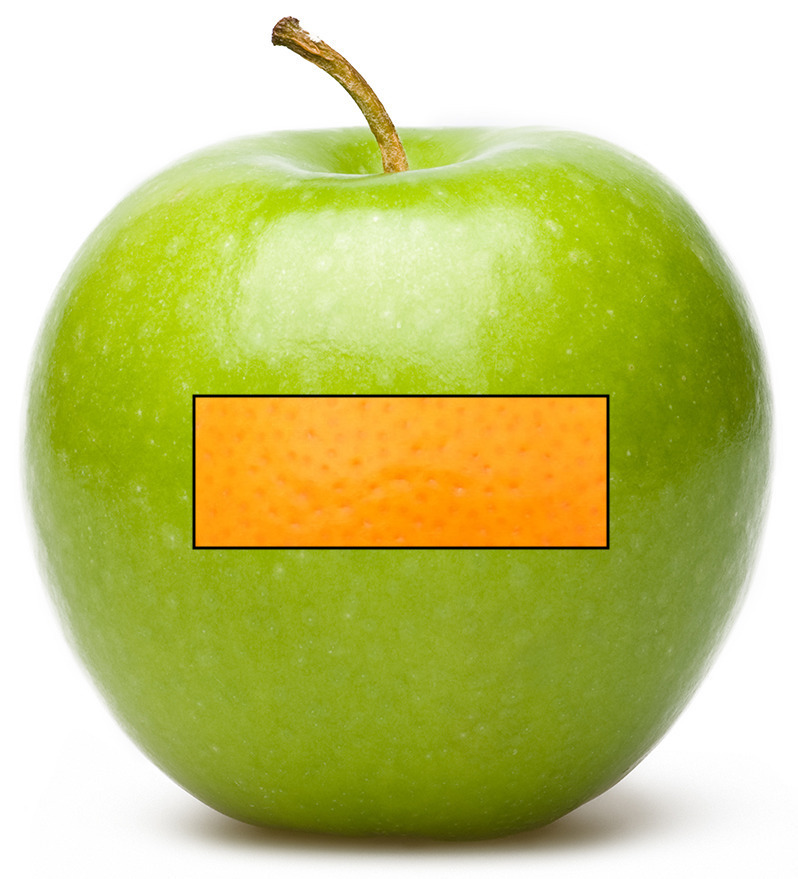
#> input picture example1/apple.jpg, 798 x 879 px
$ python laplacian_blend.py example1/apple.jpg example1/orange.jpg example1/orange.jpg out.png
#> lines starting #> are read from the running program, lines starting #| are printed output that depends on the picture
### project2_util.py
import os
from collections import namedtuple
import json

import cv2
import numpy as np
import sys

MAX_DISPLAY_W = 1200
MAX_DISPLAY_H = 700

FIRST_IMSHOW = True

######################################################################

def get_display_scale(img):
    """Get integer scaling factor to fit image on screen."""
    h, w = img.shape[:2]
    return max(1, int(np.ceil(max(h / MAX_DISPLAY_H, w / MAX_DISPLAY_W))))

######################################################################

def scale_for_display(img, return_scale=False):

    """Downscale image for display on the screen. Returns scale factor and
    reduced image."""

    scl = get_display_scale(img)
    if scl == 1:
        display = img.copy()
    else:
        f = 1.0/scl
        display = cv2.resize(img, (0, 0), fx=f, fy=f,
                             interpolation=cv2.INTER_AREA)

    if return_scale:
        return display, scl
    else:
        return display

######################################################################

def put_text(display, prompt, loc=None):
    """Draw white-on-black text."""
    if loc is None:
        h = display.shape[0]
        loc = (4, h-8)

    for (brt, thk) in [(0, 3), (255, 1)]:
        cv2.putText(display, prompt, loc,
                    cv2.FONT_HERSHEY_SIMPLEX, 0.5,
                    (brt, brt, brt), thk,
                    cv2.LINE_AA)

######################################################################

# [35 lines left out: function get_single_click, not called in this run]

######################################################################

def setup_window(window_name):

    """Create an OpenCV window with hidden GUI."""

    wflags = cv2.WINDOW_GUI_NORMAL | cv2.WINDOW_KEEPRATIO | cv2.WINDOW_AUTOSIZE

    cv2.namedWindow(window_name, wflags)


######################################################################

def label_and_wait_for_key(window_name, display, prompt):

    display = scale_for_display(display)

    put_text(display, prompt)

    cv2.imshow(window_name, display)

    global FIRST_IMSHOW
    if FIRST_IMSHOW:
        FIRST_IMSHOW = False
        cv2.moveWindow(window_name, 0, 0)

    while cv2.waitKey(5) < 0:
        pass


######################################################################

_ImageROI = namedtuple(
    'ImageROI',
    'image_filename, center, angle, width, height'
)

######################################################################

# [331 lines left out: functions roi_from_center_angle_dims, roi_from_points, roi_get_matrix, roi_map_points, roi_display, roi_save and 5 more, not called in this run]

######################################################################

def alpha_blend(img1, img2, mask):

    """Perform alpha blend of img1 and img2 using mask.

    Result is an image of same shape as img1 and img2.  Wherever mask
    is 0, result pixel is same as img1. Wherever mask is 255 (or 1.0
    for float mask), result pixel is same as img2. For values in between,
    mask acts as a weight for a weighted average of img1 and img2.

    See https://en.wikipedia.org/wiki/Alpha_compositing
    """

    (h, w) = img1.shape[:2]

    assert img2.shape == img1.shape
    assert mask.shape == img1.shape or mask.shape == (h, w)

    result = np.empty_like(img1)

    if mask.dtype == np.uint8:
        mask = mask.astype(np.float32) / 255.0

    if len(mask.shape) == 2 and len(img1.shape) == 3:
        mask = mask[:, :, None]

    result[:] = img1 * (1 - mask) + img2 * mask

    return result

######################################################################

# [7 lines left out: function draw_image_with_mask, not called in this run]

######################################################################

def visualize_pyramid(lp, padding=8):

    """Utility function to display a Laplacian pyramid."""

    n = len(lp)-1
    outputs = []

    h, w = lp[0].shape[:2]

    hmax = max([li.shape[0] for li in lp])

    hstackme = []

    hpadding = np.full((hmax, padding, 3), 255, np.uint8)

    for i, li in enumerate(lp):

        assert li.dtype == np.float32

        if i == n:
            display = li
        else:
            display = 127 + li

        display = np.clip(display, 0, 255).astype(np.uint8)

        h, w = display.shape[:2]

        if h < hmax:
            vpadding = np.full((hmax - h, w, 3), 255, np.uint8)
            display = np.vstack((display, vpadding))


        if i > 0:
            hstackme.append(hpadding)

        hstackme.append(display)

    return np.hstack(tuple(hstackme))

######################################################################

# [280 lines left out: functions _dieusage, _select_command, _show_command, _warp_command, _crop_command, _ellipse_command and 4 more, not called in this run]

# [2 lines that do not run on import are left out]

### laplacian_blend.py
import sys
import cv2
import numpy as np
import project2_util


##########################################################################################
#This function takes in an image and constructs a laplacian pyramid

def pyr_build(image):
    #initialize a list to hold successive iterations of the pyramid
    laplace = []

    #set the first level to the input image
    Gi = image

    #loop over and create successive levels of the pyramid
    while(True):
        #End the loop once we have reached an appropriate maximum depth
        if(Gi.shape[0] < 16 or Gi.shape[1] < 16):
            laplace.append(Gi.astype(np.float32))
            break

        #Convolve Gi with a small Gaussian kernel
        Gi1 = cv2.pyrDown(Gi)

        #Get Gi dimensions to resize Gi1
        h, w = Gi.shape[0:2]

        #Add the current pryamid level in this iteration to the laplace list
        laplace.append(Gi.astype(np.float32) - cv2.pyrUp(Gi1 , dstsize = (w,h)).astype(np.float32))

        #Setup for next iteration
        Gi = Gi1

    return laplace

##########################################################################################
#This function takes in a laplacian pyramid and returns its respective image

def pyr_reconstruct(pyramid):
    n = len(pyramid)-1

    #initialize first reconstructed level
    rn = pyramid[n]

    #loop over all levels of the pyramid to reconstruct the original image
    while(n>0):

        #reconstruct previous level
        rnext = cv2.pyrUp(rn, dstsize = (pyramid[n-1].shape[1],pyramid[n-1].shape[0])) + pyramid[n-1]

        n = n-1

        #Setup for next iteration
        rn = rnext

    #Clip intensity values to 0,255 range then converting to uint8
    rn = np.clip(rn,0,255).astype(np.uint8)

    return rn

##########################################################################################
#This function takes in two laplacian pyramids and combines them with a given mask

def blend(pyramid1, pyramid2, mask):
    #initialize a list for the resulting pyramid
    blend = []

    #loop over all the levels in the respective pyramids and combine them with a given mask
    for i in range(len(pyramid1)):
        h, w = pyramid1[i].shape[0:2]
        mask_i = cv2.resize(mask, (w,h), interpolation = cv2.INTER_AREA)
        lp_i = project2_util.alpha_blend(pyramid1[i], pyramid2[i], mask_i)

        blend.append(lp_i)

    return blend

##########################################################################################
def main():

    if len(sys.argv) != 5:
        print('usage: python laplacian_blend.py IMG1 IMG2 MASK RESULT')
        sys.exit(1)

    #Read in command line arguments and images
    img1 = cv2.imread(sys.argv[1], cv2.IMREAD_ANYCOLOR)
#> img1 is the input picture: shape (879, 798, 3); mean B, G, R 122.6, 200.8, 197.2
    img2 = cv2.imread(sys.argv[2], cv2.IMREAD_ANYCOLOR)
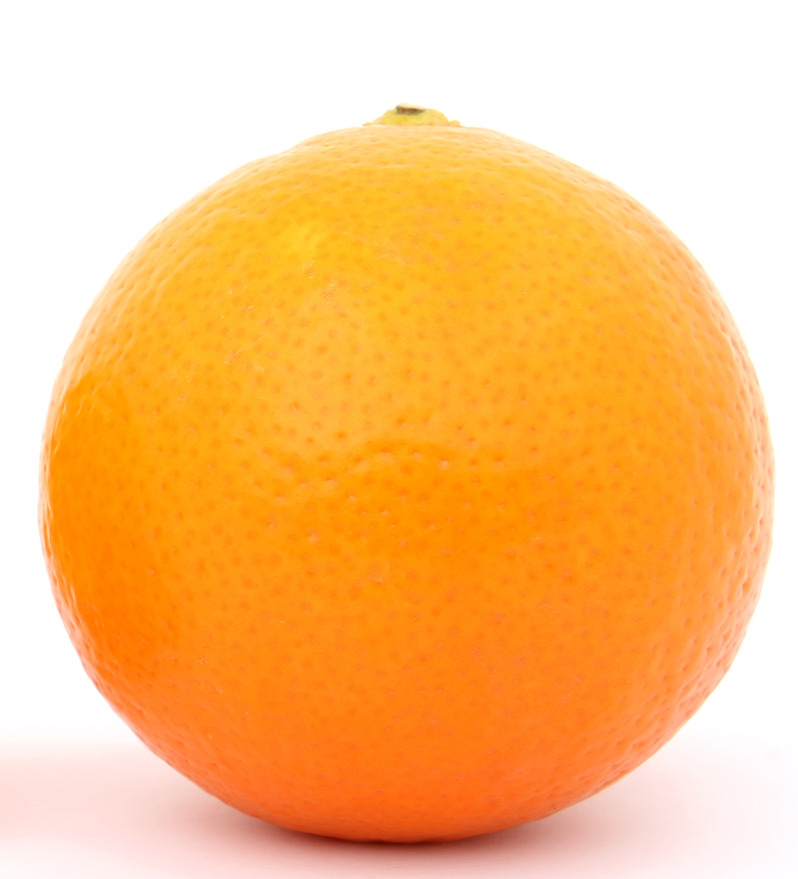
#> input picture example1/orange.jpg, 798 x 879 px
#> img2 is the input picture: shape (879, 798, 3); mean B, G, R 123.3, 192.8, 252.9
    mask = cv2.imread(sys.argv[3], cv2.IMREAD_GRAYSCALE)
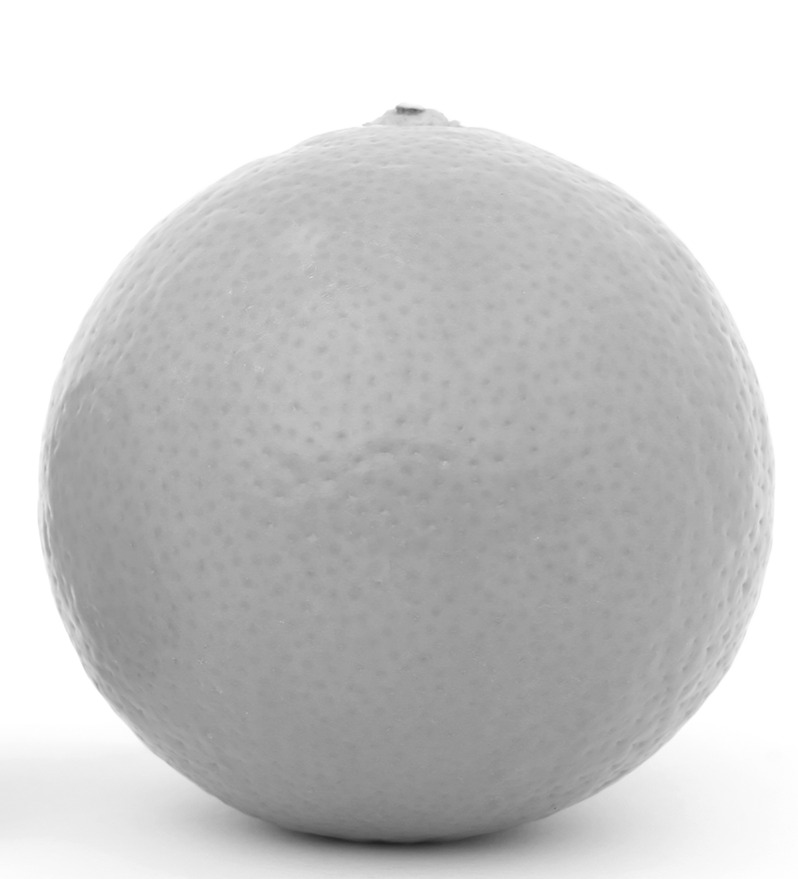
#> mask: shape (879, 798); min 34, max 255, mean 202.9
    result_filename = sys.argv[4]

    #Build laplacian pyramids of respective images
    result1 = pyr_build(img1)
#> after the loop in pyr_build, `while(True):`: laplace = 7 items
#> result1 = 7 items
    result2 = pyr_build(img2)
#> result2 = 7 items

    #Construct the blended image by reconstructing the blended laplacian pyramids
    recon = pyr_reconstruct(blend(result1, result2, mask))
#> the loop in blend, `for i in range(len(pyramid1)):` made 7 passes
#> pass 1, in blend, `lp_i = project2_util.alpha_blend(pyramid1[i], pyramid2[i], mask_i)`:
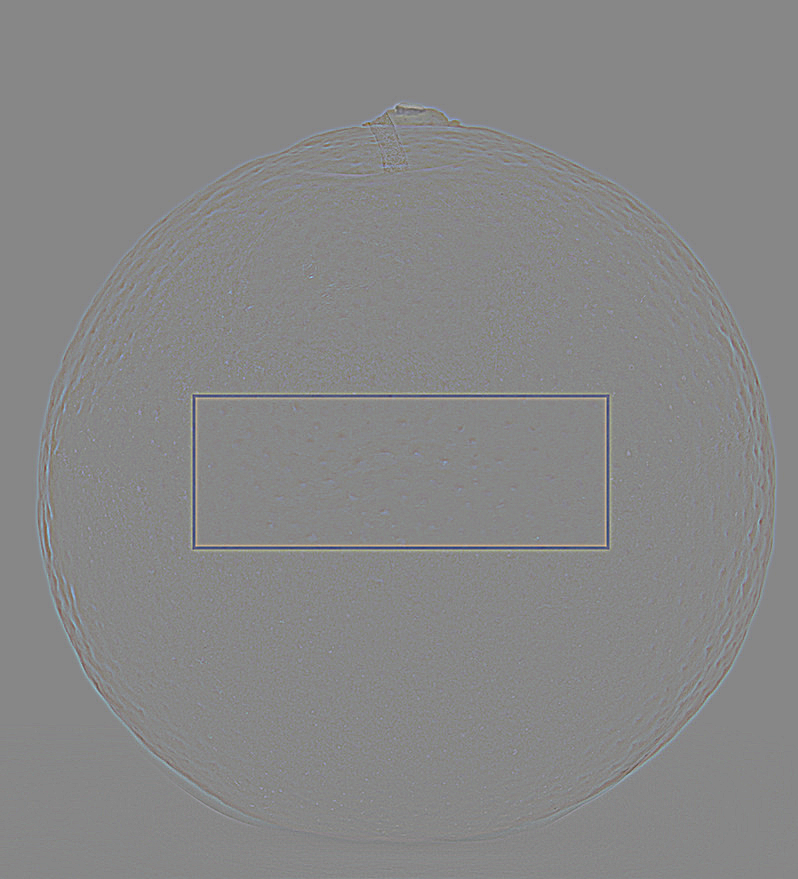
#> lp_i: shape (879, 798, 3) float32; mean of channels 0, 1, 2 0, 0, -0.1; drawn with min black and max white
#> in pyr_reconstruct, `n = len(pyramid)-1`: n = 6
#> the loop in pyr_reconstruct, `while(n>0):` made 6 passes
#> n on passes 1 to 6: 5, 4, 3, 2, 1, 0
#> after the loop in pyr_reconstruct, `while(n>0):`:
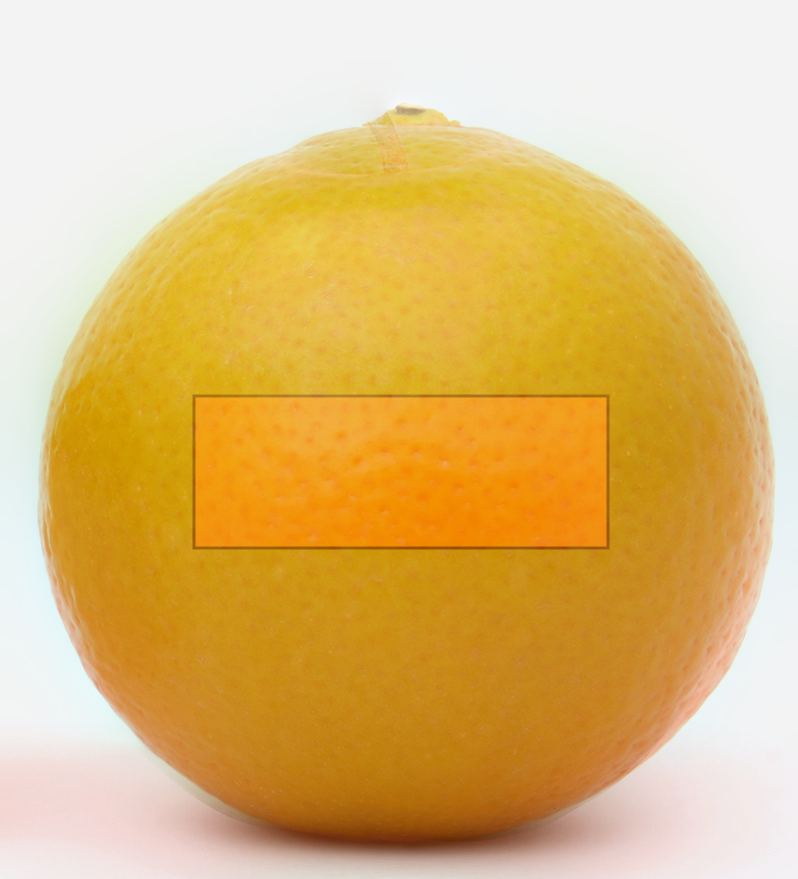
#> rn: shape (879, 798, 3) float32; mean of channels 0, 1, 2 124.1, 195.9, 234.3; drawn with min black and max white
#> after the loop in pyr_reconstruct, `while(n>0):`: n = 0

    #Show the blended image
    cv2.imshow("Blended Image", recon)
    cv2.waitKey(1000000)

    #Show respective pyramids for the two images
    output1 = project2_util.visualize_pyramid(result1)
#> in visualize_pyramid, `n = len(lp)-1`: n = 6
#> in visualize_pyramid, `hmax = max([li.shape[0] for li in lp])`: hmax = 879
#> the loop in visualize_pyramid, `for i, li in enumerate(lp): ` made 7 passes
#> after the loop in visualize_pyramid, `for i, li in enumerate(lp):`: hstackme = 13 items
#> in visualize_pyramid, `return np.hstack(tuple(hstackme))`:
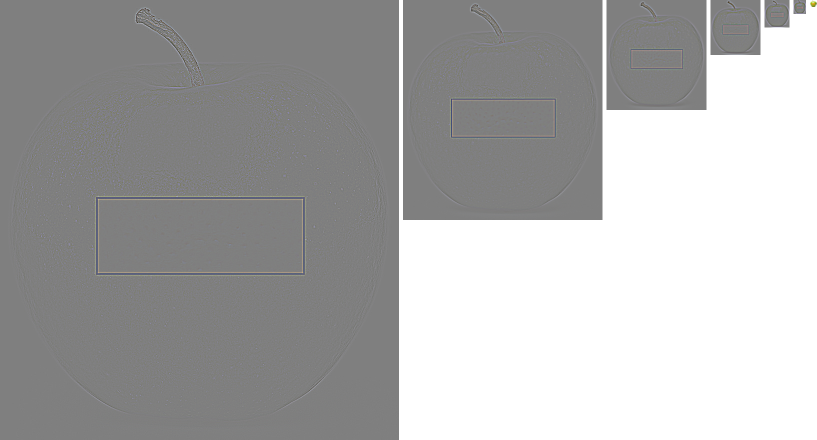
#> returned value: shape (879, 1633, 3) (shown at 1/2 size); mean of channels 0, 1, 2 171.5, 171.6, 171.6; drawn as B, G, R
    output2 = project2_util.visualize_pyramid(result2)
#> the loop in visualize_pyramid (call 2), `for i, li in enumerate(lp): ` made 7 passes

    window = 'Laplacian pyramid'
    project2_util.setup_window(window)
#> in setup_window, `wflags = cv2.WINDOW_GUI_NORMAL | cv2.WINDOW_KEEPRATIO | cv2.WINDOW_AUT..`: wflags = 17
    project2_util.label_and_wait_for_key(window, output1,
                                         'Result (hit a key when done)')
#> in scale_for_display, `scl = get_display_scale(img)`: scl = 2
#> in scale_for_display, `f = 1.0/scl`: f = 0.5
#> after the loop in put_text, `for (brt, thk) in [(0, 3), (255, 1)]:`:
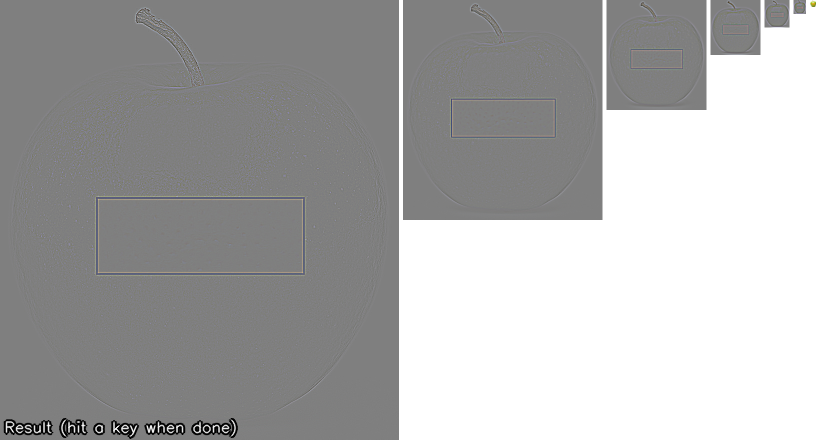
#> display: shape (440, 816, 3); mean of channels 0, 1, 2 171.2, 171.2, 171.2; drawn as B, G, R
#> (key Esc is pressed here)

    window = 'Laplacian pyramid'
    project2_util.setup_window(window)
    project2_util.label_and_wait_for_key(window, output2,
                                         'Result (hit a key when done)')
#> call 2 of put_text, with prompt = 'Result (hit a key when done)'
#> after the loop in put_text (call 2), `for (brt, thk) in [(0, 3), (255, 1)]:`:
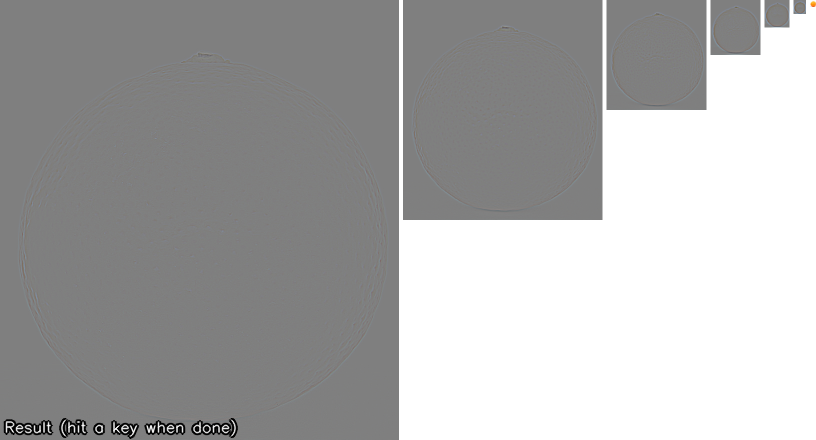
#> display: shape (440, 816, 3); mean of channels 0, 1, 2 171.2, 171.2, 171.2; drawn as B, G, R
#> (key Enter is pressed here)
    cv2.imwrite(result_filename, recon)

if __name__ == '__main__':
    main()
